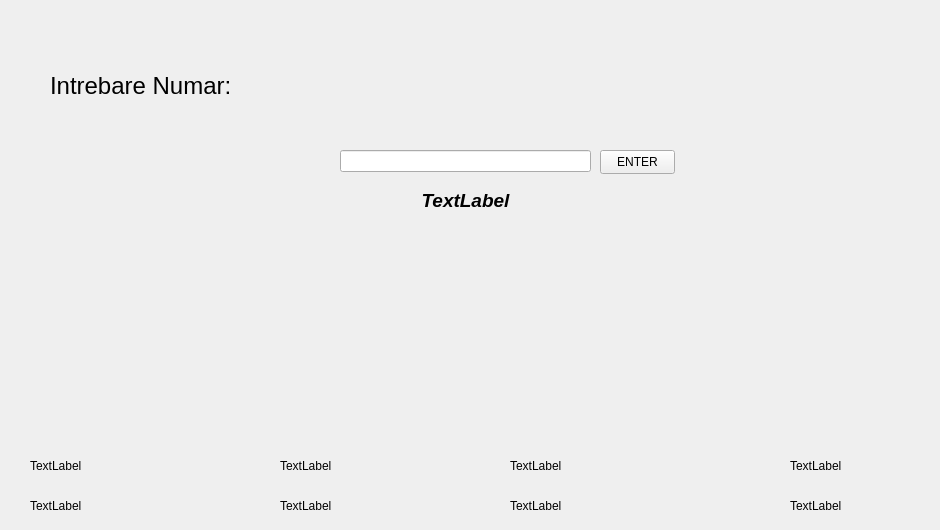
    <widget class="QWidget" name="QuestionNumber">
     <widget class="QLabel" name="labelQuestionNumberQuestion">
      <property name="geometry">
       <rect>
        <x>50</x>
        <y>30</y>
        <width>811</width>
        <height>111</height>
       </rect>
      </property>
      <property name="font">
       <font>
        <pointsize>18</pointsize>
       </font>
      </property>
      <property name="text">
       <string>Intrebare Numar:</string>
      </property>
     </widget>
     <widget class="QLineEdit" name="lineEditQuestionNumberInput">
      <property name="geometry">
       <rect>
        <x>340</x>
        <y>150</y>
        <width>251</width>
        <height>22</height>
       </rect>
      </property>
      <property name="maxLength">
       <number>5</number>
      </property>
      <property name="echoMode">
       <enum>QLineEdit::Normal</enum>
      </property>
     </widget>
     <widget class="QLabel" name="labelQuestionNumberUsername1">
      <property name="geometry">
       <rect>
        <x>30</x>
        <y>450</y>
        <width>141</width>
        <height>31</height>
       </rect>
      </property>
      <property name="text">
       <string>TextLabel</string>
      </property>
     </widget>
     <widget class="QLabel" name="labelQuestionNumberPlayer1Answear">
      <property name="geometry">
       <rect>
        <x>30</x>
        <y>490</y>
        <width>141</width>
        <height>31</height>
       </rect>
      </property>
      <property name="text">
       <string>TextLabel</string>
      </property>
     </widget>
     <widget class="QLabel" name="labelQuestionNumberAnswear">
      <property name="geometry">
       <rect>
        <x>350</x>
        <y>190</y>
        <width>231</width>
        <height>20</height>
       </rect>
      </property>
      <property name="font">
       <font>
        <pointsize>14</pointsize>
        <italic>true</italic>
        <bold>true</bold>
       </font>
      </property>
      <property name="text">
       <string>TextLabel</string>
      </property>
      <property name="alignment">
       <set>Qt::AlignCenter</set>
      </property>
      <property name="openExternalLinks">
       <bool>false</bool>
      </property>
     </widget>
     <widget class="QLabel" name="labelQuestionNumberUsername2">
      <property name="geometry">
       <rect>
        <x>280</x>
        <y>450</y>
        <width>141</width>
        <height>31</height>
       </rect>
      </property>
      <property name="text">
       <string>TextLabel</string>
      </property>
     </widget>
     <widget class="QLabel" name="labelQuestionNumberPlayer2Answear">
      <property name="geometry">
       <rect>
        <x>280</x>
        <y>490</y>
        <width>141</width>
        <height>31</height>
       </rect>
      </property>
      <property name="text">
       <string>TextLabel</string>
      </property>
     </widget>
     <widget class="QLabel" name="labelQuestionNumberUsername3">
      <property name="geometry">
       <rect>
        <x>510</x>
        <y>450</y>
        <width>141</width>
        <height>31</height>
       </rect>
      </property>
      <property name="text">
       <string>TextLabel</string>
      </property>
     </widget>
     <widget class="QLabel" name="labelQuestionNumberPlayer3Answear">
      <property name="geometry">
       <rect>
        <x>510</x>
        <y>490</y>
        <width>141</width>
        <height>31</height>
       </rect>
      </property>
      <property name="text">
       <string>TextLabel</string>
      </property>
     </widget>
     <widget class="QLabel" name="labelQuestionNumberUsername4">
      <property name="geometry">
       <rect>
        <x>790</x>
        <y>450</y>
        <width>141</width>
        <height>31</height>
       </rect>
      </property>
      <property name="text">
       <string>TextLabel</string>
      </property>
     </widget>
     <widget class="QLabel" name="labelQuestionNumberPlayer4Answear">
      <property name="geometry">
       <rect>
        <x>790</x>
        <y>490</y>
        <width>141</width>
        <height>31</height>
       </rect>
      </property>
      <property name="text">
       <string>TextLabel</string>
      </property>
     </widget>
     <widget class="QPushButton" name="buttonQuestionNumberEnter">
      <property name="geometry">
       <rect>
        <x>600</x>
        <y>150</y>
        <width>75</width>
        <height>24</height>
       </rect>
      </property>
      <property name="text">
       <string>ENTER</string>
      </property>
     </widget>
    </widget>
